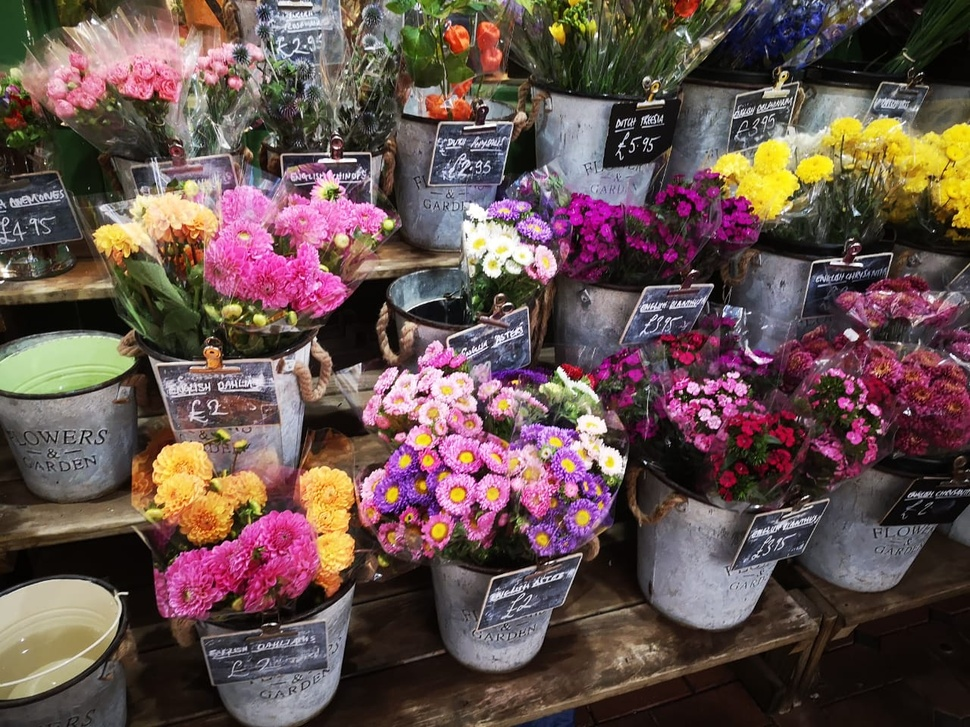
#> input picture Clase No. 4/flowers.jpeg, 970 x 727 px, shrunk from 1280 x 960 before the run
$ jupyter execute --allow-errors Session4_1.ipynb
#> lines starting #> are read from the running program, lines starting #| are printed output that depends on the picture
[cell 1]
# Crear una tabla con la cantidad de pixeles que tiene la imagen - Histograma
import cv2 as cv
#url="../PercepciónCOmputacional/Imagenes/BSDS300-images/BSDS300/images/train"
img01=cv.imread('flowers.jpeg')
#> img01 is the input picture: shape (727, 970, 3); mean B, G, R 78.1, 81.4, 102.3
img02=cv.imread('flowers.jpeg',cv.IMREAD_GRAYSCALE)
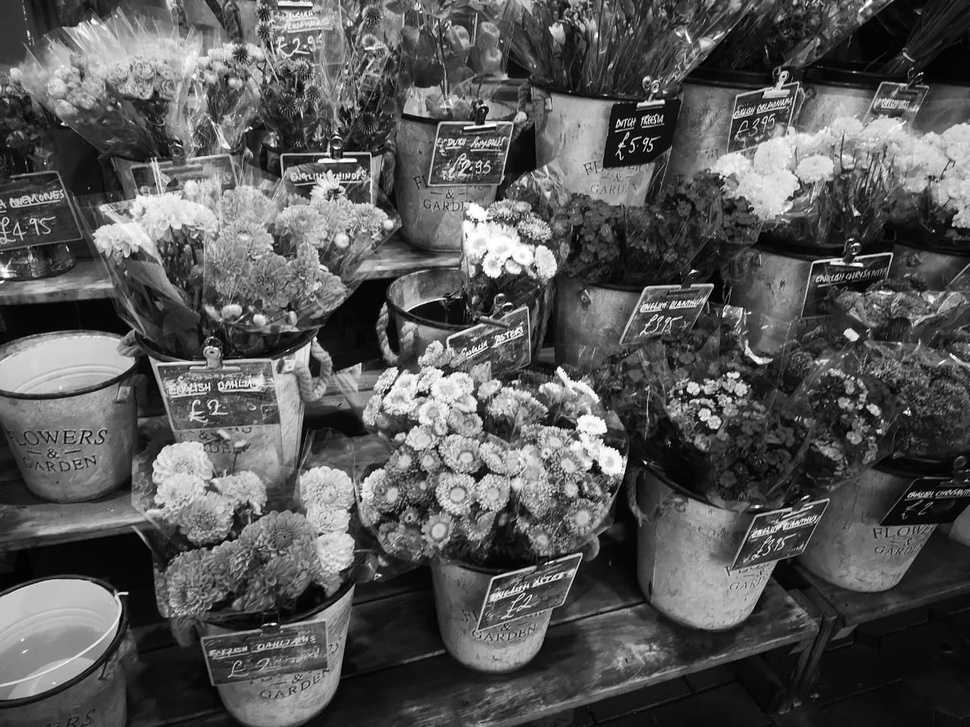
#> img02: shape (727, 970); min 0, max 255, mean 87.3

[cell 2]
from matplotlib import pyplot as plt

[cell 3]
def imshow(title = "Image", image = None, size = 10):
    w, h = image.shape[0], image.shape[1]
    aspect_ratio = w/h
    plt.figure(figsize=(size * aspect_ratio,size))
    plt.imshow(cv.cvtColor(image, cv.COLOR_BGR2RGB))
    plt.title(title)
    plt.show()

Histograma de imagen en niveles de gris

[cell 4]
# calcHist -> Calcula el histograma de una imagen
# Parametros
# img, channels, mask, histSize, ranges
hist = cv.calcHist([img02], [0], None, [256], [0,256])
#> hist = 256 values, max 7682 at index 13, min 181 at index 250, mean 2754.6
plt.plot(hist)
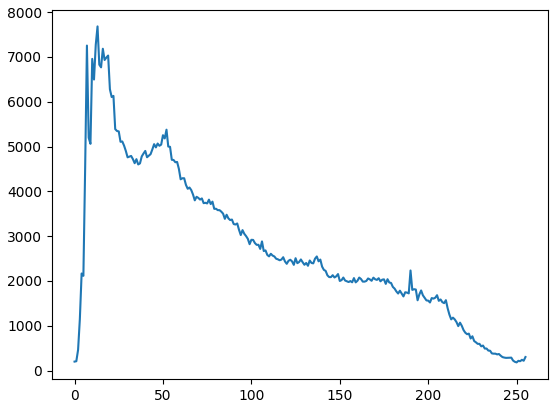
#> figure drawn by matplotlib, 1 panel; curve peaks at x = 13, y = 7682

[cell 5]
imshow("manual", img02)

#> (a cell that did not finish here is left out)

PROCESO DE ECUALIZACION

[cell 7]
import numpy as np

[cell 8]
histogram, bins = np.histogram(img02.flatten(), 256, [0,256])
#> histogram has the same summary as hist; bins = 257 values from 0 to 256

# Obtener histograma original
cdf = histogram.cumsum()
#> cdf = 256 values from 199 to 705190

# Normalizar
cdf_normalized = (cdf - cdf.min()) * 255 / (cdf.max() - cdf.min())
#> cdf_normalized = 256 values from 0 to 255

# Reasignar
equalized_image = np.interp(img02.flatten(), bins[:-1], cdf_normalized).reshape(img02.shape)
plt.imshow(equalized_image, cmap='gray')

### Ecualizador de imagen a color

[cell 9]
def plot_rbg_histogramTodo():
    # Dividir la imagen en canales RGB

    b, g, r = cv.split(img01)
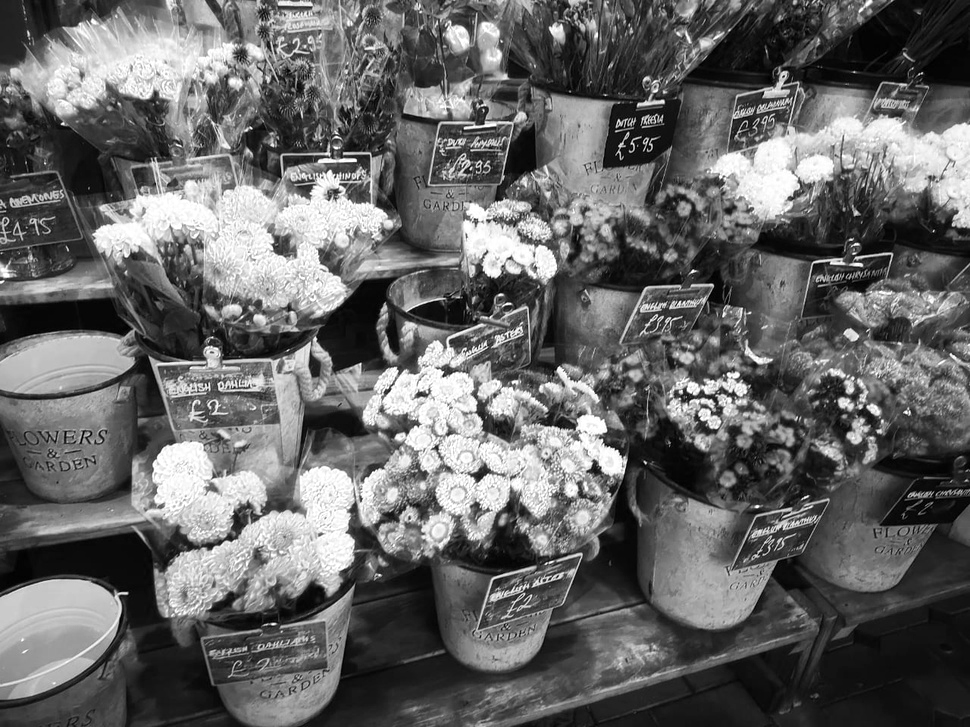
#> r: shape (727, 970); min 0, max 255, mean 102.3

    # Calcular histograma de cada canal
    hist_b = cv.calcHist([b], [0], None, [256], [0, 256])
#> hist_b = 256 values, max 10262 at index 9, min 168 at index 254, mean 2754.6
    hist_g = cv.calcHist([g], [0], None, [256], [0, 256])
#> hist_g = 256 values, max 9830 at index 11, min 169 at index 250, mean 2754.6
    hist_r = cv.calcHist([r], [0], None, [256], [0, 256])
#> hist_r = 256 values, max 8254 at index 255, min 121 at index 0, mean 2754.6

    # Agregar plots de cada canal
    plt.plot(hist_b, color='blue', label='Azul')
    plt.plot(hist_g, color='green', label='Verde')
    plt.plot(hist_r, color='red', label='Rojo')

    # Etiquetas
    plt.title('Histogramas')
    plt.xlabel('Intensidad')
    plt.ylabel('Frecuencia')
    plt.legend()

    # Mostrar
    plt.show()
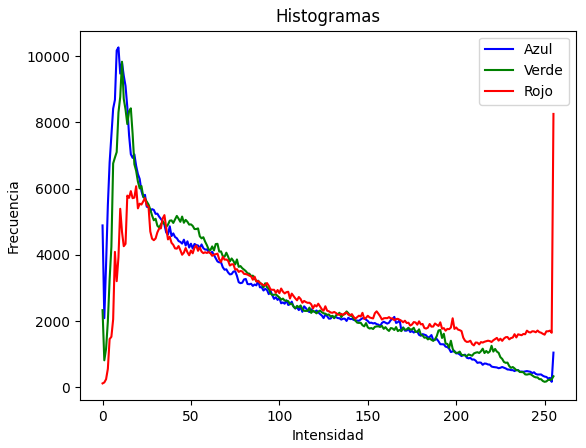
#> figure drawn by matplotlib, 1 panel; curve peaks at x = 9, y = 10262; curve peaks at x = 11, y = 9830; curve peaks at x = 255, y = 8254


plot_rbg_histogramTodo()

[cell 10]
def plot_rgb_histograms():
    # Dividir la imagen en canales RGB
    b, g, r = cv.split(img01)

    # Calcular los histogramas de cada canal
    hist_b = cv.calcHist([b], [0], None, [256], [0, 256])
    hist_g = cv.calcHist([g], [0], None, [256], [0, 256])
    hist_r = cv.calcHist([r], [0], None, [256], [0, 256])

    # Graficar los histogramas
    plt.figure(figsize=(10, 5))

    plt.subplot(3, 1, 1)
    plt.plot(hist_b, color='blue')
    plt.title('Histograma Canal Azul')

    plt.subplot(3, 1, 2)
    plt.plot(hist_g, color='green')
    plt.title('Histograma Canal Verde')

    plt.subplot(3, 1, 3)
    plt.plot(hist_r, color='red')
    plt.title('Histograma Canal Rojo')

    plt.tight_layout()
    plt.show()
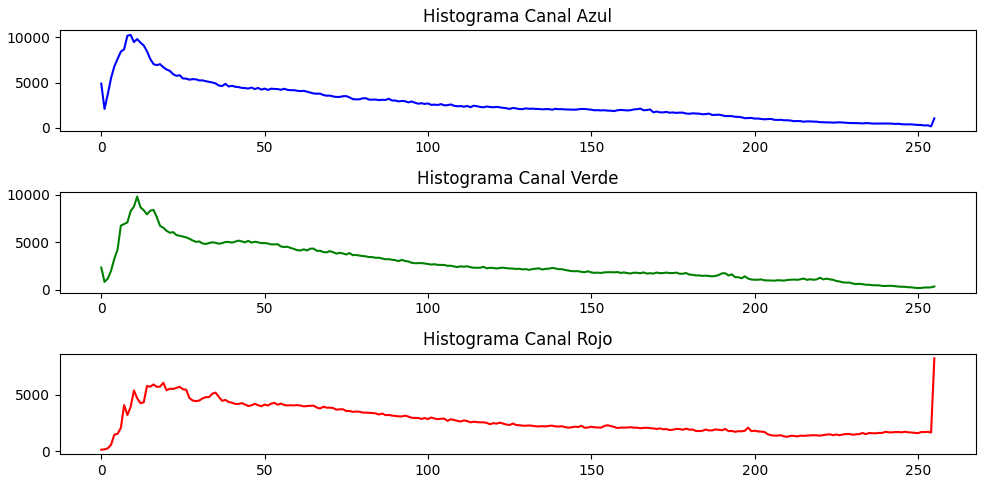
#> figure drawn by matplotlib, 3 panels; panel 1: curve peaks at x = 9, y = 10262; panel 2: curve peaks at x = 11, y = 9830; panel 3: curve peaks at x = 255, y = 8254
plot_rgb_histograms()

Equalizar imagen

[cell 11]
def equalizar_imagen():
    b, g, r = cv.split(img01)

    # Ecualizar el canal de valor (V)
    equ_b = cv.equalizeHist(b)
    equ_g = cv.equalizeHist(g)
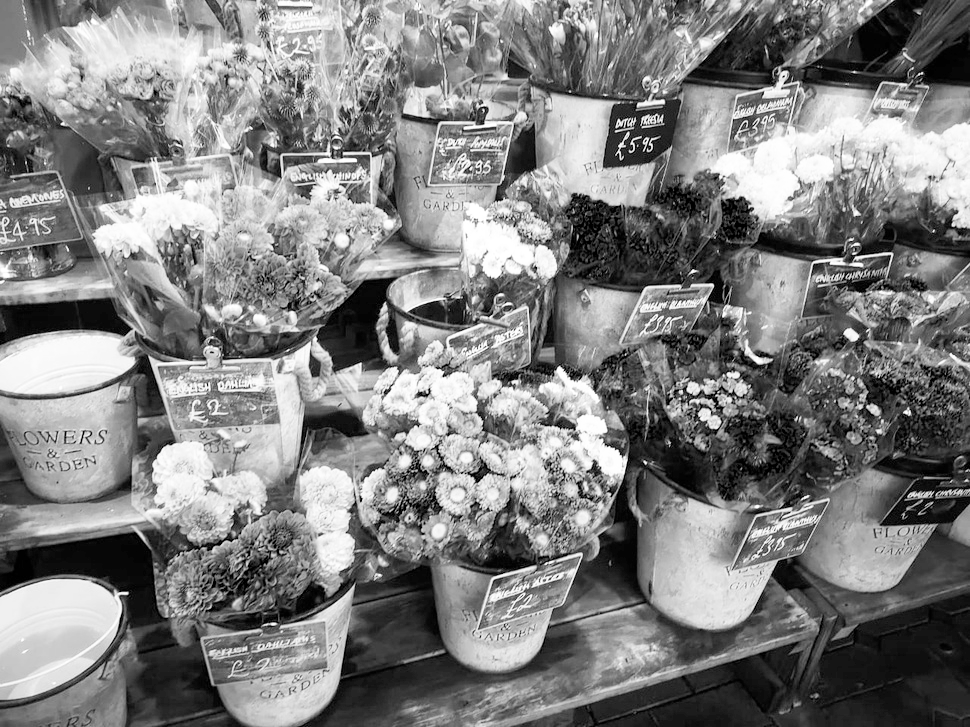
#> equ_g: shape (727, 970); min 0, max 255, mean 127.8
    equ_r = cv.equalizeHist(r)
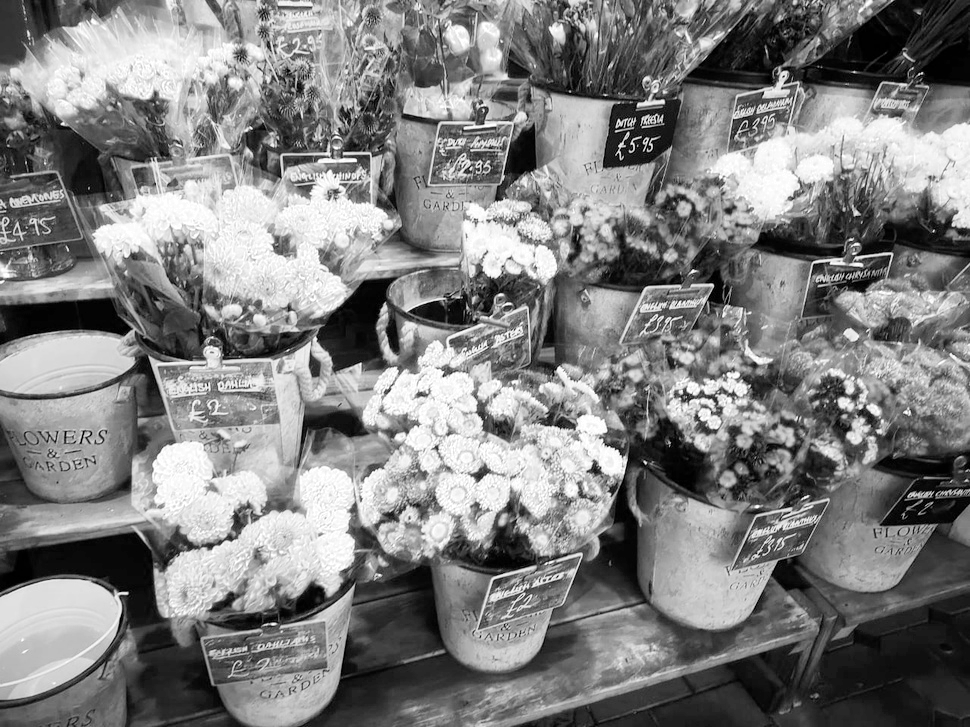
#> equ_r: shape (727, 970); min 0, max 255, mean 128.1

    # Fusionar los canales nuevamente en la imagen HSV
    equ_image = cv.merge([equ_b,equ_g,equ_r])
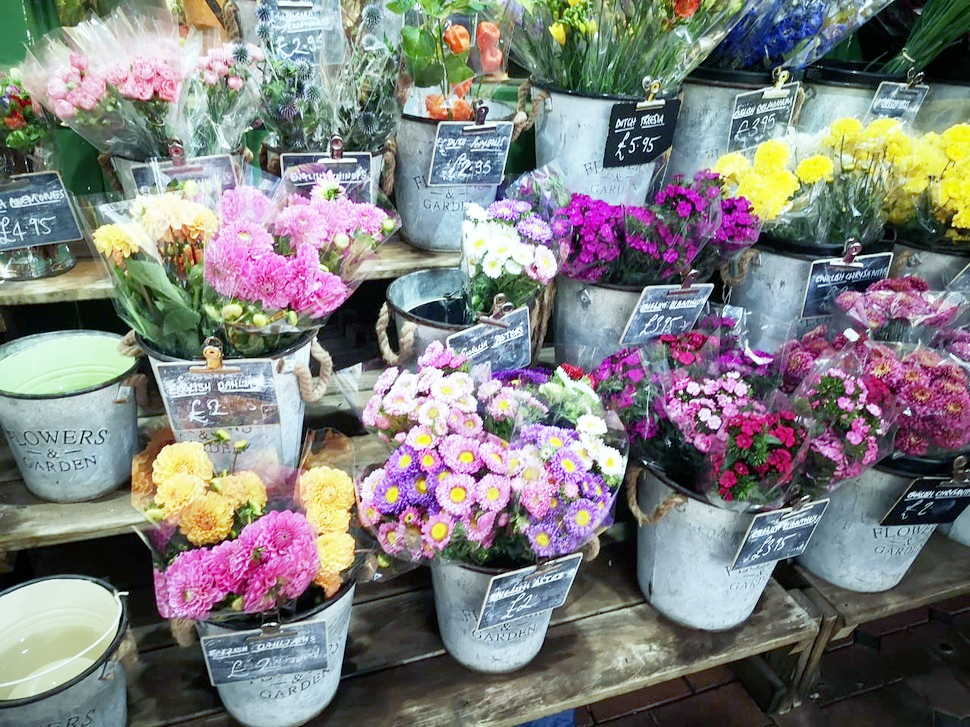
#> equ_image: shape (727, 970, 3); mean B, G, R 127.4, 127.8, 128.1

    # Mostrar
    #imshow(equ_image, "ecualizada")
equalizar_imagen()
